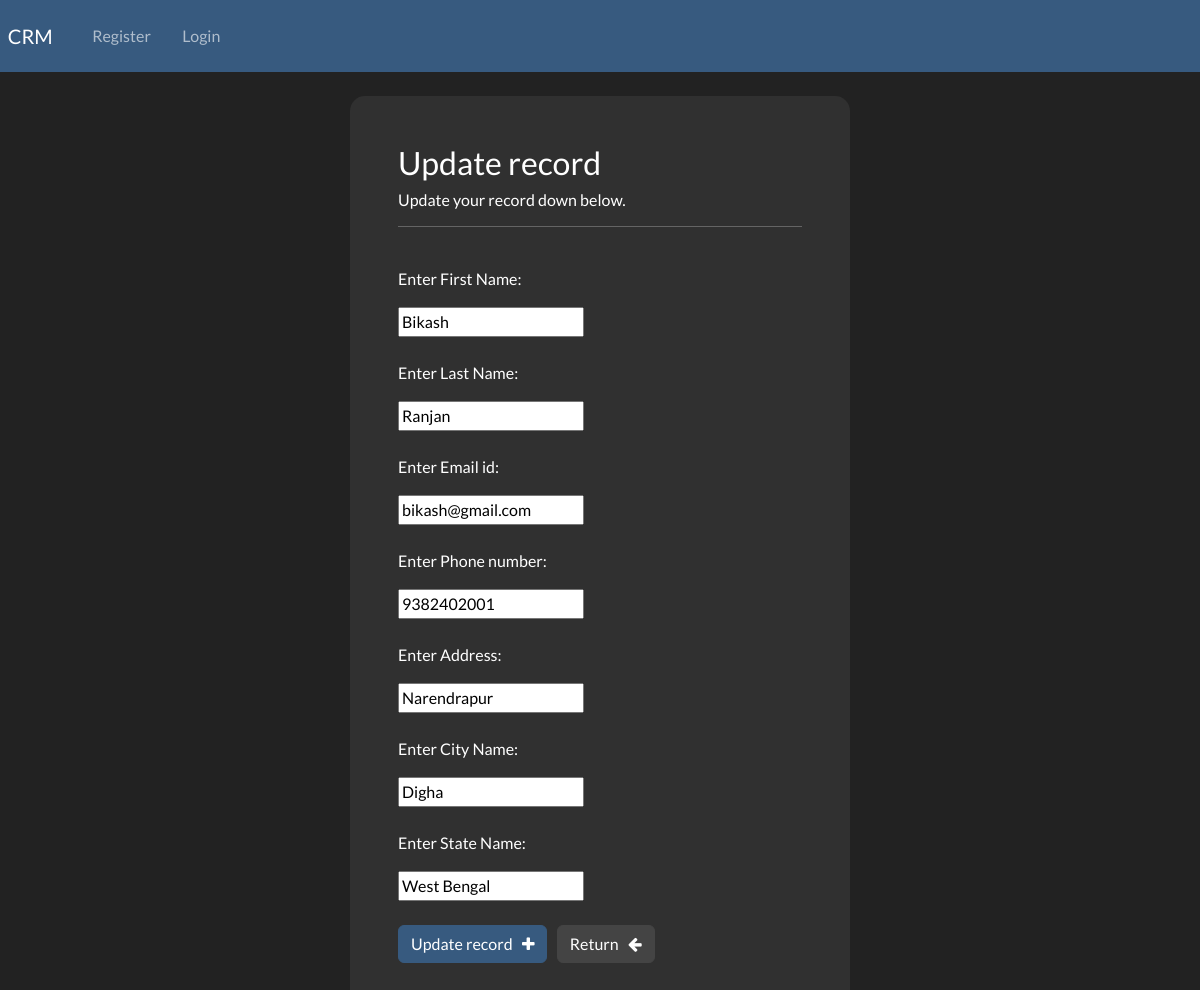
The page /crm/update-record/3 on the database its author committed.
### crm/models.py (models this page shows, shortened)
class Record(models.Model):
    creation_date = models.DateTimeField(auto_now_add=True)
    first_name = models.CharField(max_length=100)
    last_name = models.CharField(max_length=100)
    email = models.CharField(max_length=200)
    phone = models.CharField(max_length=20)
    address = models.CharField(max_length=200)
    city = models.CharField(max_length=300)
    state = models.CharField(max_length=100)

### crm/views.py (the view)
# urls.py: path('update-record/<int:pk>', views.update_record, name='update-record'),
def update_record(request, pk):
    record = Record.objects.get(id=pk)
    if request.method == 'POST':
        form = UpdateRecordForm(request.POST, instance=record)
        if form.is_valid():
            form.save()
            return redirect('dashboard')
    else:
        form = UpdateRecordForm(instance=record)
    context = {'form': form}
    return render(request, 'crm/update-record.html', context=context)

### crm/forms.py
class UpdateRecordForm(forms.ModelForm):
    class Meta:
        model = Record
        fields = ['first_name', 'last_name', 'email', 'phone', 'address', 'city', 'state']

### crm/templates/crm/update-record.html (shortened to what this page needs)
{% extends "crm/layout.html" %}
{% block content %}
    <div class='container bg-dark shadow-md p-5 form-layout'>
        <h3>Update record</h3>
        <h6>Update your record down below. </h6>
        <hr><br>
        <form method='POST' autocomplete='off'>
            <p>Enter First Name:</p>
            {{ form.first_name }} <br><br>
            <p>Enter Last Name:</p>
            {{ form.last_name }} <br><br>
            <p>Enter Email id:</p>
            {{ form.email }} <br><br>
            <p>Enter Phone number:</p>
            {{ form.phone }} <br><br>
            <p>Enter Address:</p>
            {{ form.address }} <br><br>
            <p>Enter City Name:</p>
            {{ form.city }} <br><br>
            <p>Enter State Name:</p>
            {{ form.state }} <br><br>
            <button type='submit' class='btn btn-primary'>Update record &nbsp;
            <i class='fa fa-plus' aria-hidden='true'></i></button> &nbsp;
            <a href="{% url 'dashboard' %}" class='btn btn-secondary'>Return &nbsp;
            <i class='fa fa-arrow-left' aria-hidden='true'></i></a>
        </form>
    </div>
{% endblock %}

### static/css/styles.css (style rules this page uses)
.form-layout { border-radius: 15px; width: 500px; }

### rows shown on the page
Record: first_name "Bikash", last_name "Ranjan", email "bikash@gmail.com", phone "9382402001", address "Narendrapur", city "Digha", state "West Bengal"
